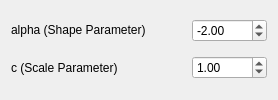
                     <widget class="QWidget" name="loss_fcn_tab">
                      <attribute name="title">
                       <string>Loss Function</string>
                      </attribute>
                      <layout class="QGridLayout" name="gridLayout_55">
                       <item row="1" column="0">
                        <widget class="QLabel" name="label_31">
                         <property name="toolTip">
                          <string>&lt;html&gt;&lt;head/&gt;&lt;body&gt;&lt;p&gt;Decreasing reduces effect of outliers&lt;/p&gt;&lt;p&gt;An additional multiplier to internal scaling &lt;/p&gt;&lt;p&gt;Internal scaling based on 1.5 IQR rule&lt;/p&gt;&lt;/body&gt;&lt;/html&gt;</string>
                         </property>
                         <property name="text">
                          <string>c (Scale Parameter)</string>
                         </property>
                        </widget>
                       </item>
                       <item row="1" column="2">
                        <widget class="QDoubleSpinBox" name="loss_c_box">
                         <property name="accelerated">
                          <bool>true</bool>
                         </property>
                         <property name="correctionMode">
                          <enum>QAbstractSpinBox::CorrectToNearestValue</enum>
                         </property>
                         <property name="minimum">
                          <double>0.010000000000000</double>
                         </property>
                         <property name="maximum">
                          <double>1000.000000000000000</double>
                         </property>
                         <property name="singleStep">
                          <double>0.100000000000000</double>
                         </property>
                         <property name="value">
                          <double>1.000000000000000</double>
                         </property>
                        </widget>
                       </item>
                       <item row="0" column="0">
                        <widget class="QLabel" name="label_29">
                         <property name="toolTip">
                          <string>&lt;html&gt;&lt;head/&gt;&lt;body&gt;&lt;p align=&quot;right&quot;&gt;Less sensitive to outliers as alpha decreases&lt;/p&gt;&lt;p align=&quot;right&quot;&gt;L2 loss (Mean Squared Error) = 2&lt;/p&gt;&lt;p align=&quot;right&quot;&gt;Charbonnier (Huber-like) loss = 1&lt;/p&gt;&lt;p align=&quot;right&quot;&gt;Cauchy loss = 0&lt;/p&gt;&lt;p align=&quot;right&quot;&gt;Geman-McClure loss = −2&lt;/p&gt;&lt;p align=&quot;right&quot;&gt;Welsch loss = −∞&lt;/p&gt;&lt;/body&gt;&lt;/html&gt;</string>
                         </property>
                         <property name="text">
                          <string>alpha (Shape Parameter)</string>
                         </property>
                         <property name="textFormat">
                          <enum>Qt::RichText</enum>
                         </property>
                        </widget>
                       </item>
                       <item row="0" column="1">
                        <spacer name="horizontalSpacer">
                         <property name="orientation">
                          <enum>Qt::Horizontal</enum>
                         </property>
                         <property name="sizeHint" stdset="0">
                          <size>
                           <width>40</width>
                           <height>20</height>
                          </size>
                         </property>
                        </spacer>
                       </item>
                       <item row="0" column="2">
                        <widget class="QDoubleSpinBox" name="loss_alpha_box">
                         <property name="accelerated">
                          <bool>true</bool>
                         </property>
                         <property name="correctionMode">
                          <enum>QAbstractSpinBox::CorrectToNearestValue</enum>
                         </property>
                         <property name="decimals">
                          <number>2</number>
                         </property>
                         <property name="minimum">
                          <double>-1000.000000000000000</double>
                         </property>
                         <property name="maximum">
                          <double>2.000000000000000</double>
                         </property>
                         <property name="value">
                          <double>-2.000000000000000</double>
                         </property>
                        </widget>
                       </item>
                      </layout>
                     </widget>
